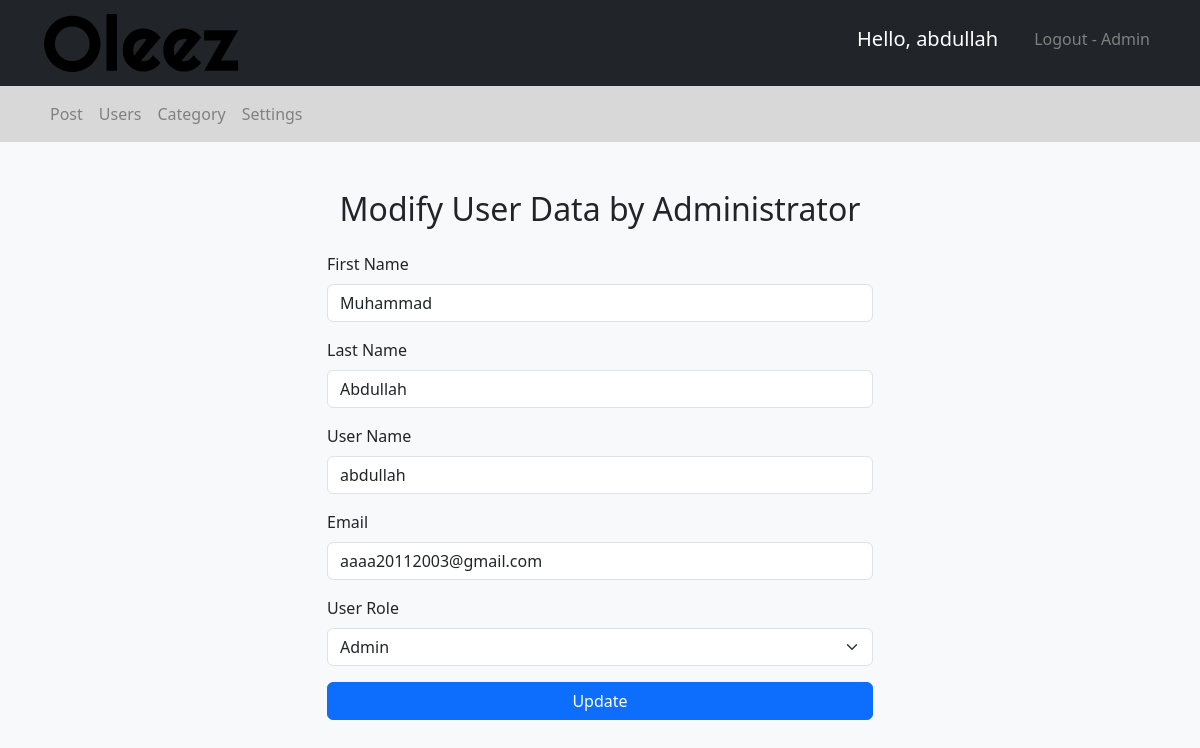
The app's page /admin/update-user.php?id=3 (signed in) with its own data.
### tables this page shows
CREATE TABLE `setting` (
  `setting_id` int(11) NOT NULL,
  `websitename` varchar(255) NOT NULL,
  `logo` varchar(255) NOT NULL,
  `footerdesc` text NOT NULL
);

CREATE TABLE `user` (
  `user_id` int(11) NOT NULL,
  `first-name` varchar(255) NOT NULL,
  `last-name` varchar(255) NOT NULL,
  `username` varchar(255) NOT NULL,
  `email` varchar(255) NOT NULL,
  `password` varchar(255) NOT NULL,
  `role` int(11) NOT NULL
);

### admin/update-user.php (the view, shortened to what this page needs)
<?php include "header.php";
?>
<div class="container mt-5">
    <div class="row justify-content-center">
        <div class="col-md-6">
            <h2 class="admin-heading text-center mb-4">Modify User Data by Administrator</h2>
            <form action="<?php $_SERVER['PHP_SELF'] ?>" method="POST">
                <?php
                include "config.php";
                $user_id = $_GET['id'];
                $sql = "SELECT * FROM user WHERE user_id = {$user_id}";
                $result = mysqli_query($conn, $sql) or die("Query failed");
                if (mysqli_num_rows($result)) {
                    while ($row = mysqli_fetch_assoc($result)) {
                        ?>
                        <div class="mb-3">
                            <label for="firstName" class="form-label">First Name</label>
                            <input type="text" name="firstName" value="<?php echo $row['first-name'] ?>"
                                   class="form-control" id="firstName" placeholder="First Name" required>
                        </div>
                        <div class="mb-3">
                            <label for="lastName" class="form-label">Last Name</label>
                            <input type="text" name="lastName" value="<?php echo $row['last-name'] ?>"
                                   class="form-control" id="lastName" placeholder="Last Name" required>
                        </div>
                        <div class="mb-3">
                            <label for="username" class="form-label">User Name</label>
                            <input type="text" name="username" value="<?php echo $row['username'] ?>"
                                   class="form-control" id="username" placeholder="Username" required>
                        </div>
                        <div class="mb-3">
                            <label for="email" class="form-label">Email</label>
                            <input type="email" name="email" class="form-control"
                                   value="<?php echo $row['email'] ?>" id="email" placeholder="Email" required>
                        </div>
                        <div class="mb-3">
                            <label for="role" class="form-label">User Role</label>
                            <select class="form-select" name="role" id="role">
                                <?php
                                if ($row['role'] == 1) {
                                    echo "<option value='0'>Normal User</option>
                                         <option value='1' selected>Admin</option>";
                                } else {
                                    echo "<option value='0' selected>Normal User</option>
                                        <option value='1'>Admin</option>";
                                }
                                ?>
                            </select>
                        </div>
                        <div class="d-grid gap-2">
                            <button type="submit" name="update" class="btn btn-primary">Update</button>
                        </div>
                    <?php
                    }
                }
                ?>
      </div>
    </div>
  </div>

### admin/header.php (shortened to what this page needs)
<!DOCTYPE html>
<html lang="en">
<head>
  <link rel="stylesheet" href="https://cdnjs.cloudflare.com/ajax/libs/twitter-bootstrap/5.3.0/css/bootstrap.min.css">
</head>
<body>
  <header>
    <nav class="navbar navbar-expand-lg navbar-light bg-dark">
      <div class="container">
      <?php
        include "config.php";
        $logo_sql = "SELECT logo FROM setting";
        $logo_result = mysqli_query($conn, $logo_sql);
        $logo_row = mysqli_fetch_assoc($logo_result);
      ?>
        <a class="navbar-brand" href="#">
          <img src="images\<?php echo $logo_row['logo']; ?>" alt="Logo" height="60">
        </a>
        <div class="collapse navbar-collapse" id="navbarNav">
          <ul class="navbar-nav navoo ms-auto">
            <li class="nav-item">
              <h5 style="margin-right: 20px;">
              <a style="cursor:not-allowed; color: #fff;" onmouseover="this.style.color='gold';" onmouseout="this.style.color='#fff';" class="nav-link">Hello, <?php echo $_SESSION['username'] ?></a>
            </h5>
            </li>
            <li class="nav-item">
              <a style="color: grey;" onmouseover="this.style.color='red';" onmouseout="this.style.color='grey';" class="nav-link" href="logout.php">Logout
              <?php
              if($_SESSION['role'] == '1'){
                 echo '- Admin';
                 }else{
                    echo "";
              } ?></a>
            </li>
          </ul>
        </div>
      </div>
    </nav>
    <nav class="navbar navbar-expand-lg navbar-dark">
      <div class="container">
        <div class="collapse navbar-collapse" id="navbarNavLower">
          <ul class="navbar-nav navee">
            <li class="nav-item">
              <a class="nav-link" href="post.php">Post</a>
            </li>
            <?php
              if($_SESSION['role'] == '1'){
            ?>
            <li class="nav-item">
              <a class="nav-link" href="user.php">Users</a>
            </li>
            <li class="nav-item">
              <a class="nav-link" href="category.php">Category</a>
            </li>
            <li class="nav-item">
              <a class="nav-link" href="setting.php">Settings</a>
            </li>
            <?php
              }
            ?>
          </ul>
        </div>
      </div>
    </nav>
  </header>

### admin/header.php (style rules this page uses)
.navbar { background-color: #D8D8D8;; }
.navbar-brand { font-size: 1.5rem; font-weight: bold; color: #fff; }
.navoo .nav-link { color: #fff; }
.navee .nav-link { color: grey; }
body { background-color: #f8f9fa; }

### records on screen
setting: logo (picture)
user: firstName "Muhammad", lastName "Abdullah", username "abdullah", email "aaaa20112003@gmail.com", role "Admin"

### other values on screen
$_SESSION['username'] "abdullah"
